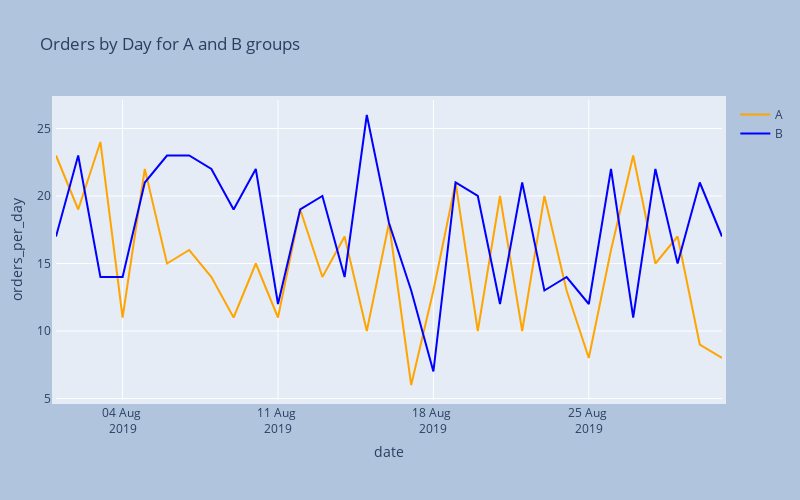

The code cell stored with this chart in its notebook:
### Markdown cell above
##### 3. Plot Orders by Day for group A and B.

### Code cell
# plot orders by day for A/B groups
fig = go.Figure()
fig.add_trace(go.Scatter(x = OrdersA['date'], 
                        y = OrdersA['orders_per_day'],
                    mode = 'lines',
                    name = 'A', line = dict(color = 'orange', width = 2 )))
fig.add_trace(go.Scatter(x = OrdersB['date'], 
                        y = OrdersB['orders_per_day'], 
                    mode = 'lines',
                    name = 'B', line = dict(color = 'blue', width = 2 )))

fig.update_layout(autosize = False, width = 800, height = 500, margin = dict(
        l = 50, r = 50, b = 100, t = 100, pad = 4), paper_bgcolor = 'LightSteelBlue',
                  xaxis_tickformat = '%d %b <br>%Y',
                  xaxis_title = 'date' 
                  )
# Customize y-axis label
fig.update_yaxes(title_text = 'orders_per_day')  # Add y-axis label
# Add title to the plot
fig.update_layout(title_text = 'Orders by Day for A and B groups')
fig.update_layout(
    showlegend = True)
fig.show()

### Figure 1 — Plotly figure (JSON) as saved in the notebook; plotly's stock layout.template omitted (floating-point values rounded to 4 significant figures)
{"data": [{"line": {"color": "orange", "width": 2}, "mode": "lines", "name": "A", "type": "scatter", "x": ["2019-08-01T00:00:00", "2019-08-02T00:00:00", "2019-08-03T00:00:00", "2019-08-04T00:00:00", "2019-08-05T00:00:00", "2019-08-06T00:00:00", "2019-08-07T00:00:00", "2019-08-08T00:00:00", "2019-08-09T00:00:00", "2019-08-10T00:00:00", "2019-08-11T00:00:00", "2019-08-12T00:00:00", "2019-08-13T00:00:00", "2019-08-14T00:00:00", "2019-08-15T00:00:00", "2019-08-16T00:00:00", "2019-08-17T00:00:00", "2019-08-18T00:00:00", "2019-08-19T00:00:00", "2019-08-20T00:00:00", "2019-08-21T00:00:00", "2019-08-22T00:00:00", "2019-08-23T00:00:00", "2019-08-24T00:00:00", "2019-08-25T00:00:00", "2019-08-26T00:00:00", "2019-08-27T00:00:00", "2019-08-28T00:00:00", "2019-08-29T00:00:00", "2019-08-30T00:00:00", "2019-08-31T00:00:00"], "y": [23, 19, 24, 11, 22, 15, 16, 14, 11, 15, 11, 19, 14, 17, 10, 18, 6, 13, 21, 10, 20, 10, 20, 13, 8, 16, 23, 15, 17, 9, 8]}, {"line": {"color": "blue", "width": 2}, "mode": "lines", "name": "B", "type": "scatter", "x": ["2019-08-01T00:00:00", "2019-08-02T00:00:00", "2019-08-03T00:00:00", "2019-08-04T00:00:00", "2019-08-05T00:00:00", "2019-08-06T00:00:00", "2019-08-07T00:00:00", "2019-08-08T00:00:00", "2019-08-09T00:00:00", "2019-08-10T00:00:00", "2019-08-11T00:00:00", "2019-08-12T00:00:00", "2019-08-13T00:00:00", "2019-08-14T00:00:00", "2019-08-15T00:00:00", "2019-08-16T00:00:00", "2019-08-17T00:00:00", "2019-08-18T00:00:00", "2019-08-19T00:00:00", "2019-08-20T00:00:00", "2019-08-21T00:00:00", "2019-08-22T00:00:00", "2019-08-23T00:00:00", "2019-08-24T00:00:00", "2019-08-25T00:00:00", "2019-08-26T00:00:00", "2019-08-27T00:00:00", "2019-08-28T00:00:00", "2019-08-29T00:00:00", "2019-08-30T00:00:00", "2019-08-31T00:00:00"], "y": [17, 23, 14, 14, 21, 23, 23, 22, 19, 22, 12, 19, 20, 14, 26, 18, 13, 7, 21, 20, 12, 21, 13, 14, 12, 22, 11, 22, 15, 21, 17]}], "layout": {"autosize": false, "height": 500, "margin": {"b": 100, "l": 50, "pad": 4, "r": 50, "t": 100}, "paper_bgcolor": "LightSteelBlue", "showlegend": true, "title": {"text": "Orders by Day for A and B groups"}, "width": 800, "xaxis": {"tickformat": "%d %b <br>%Y", "title": {"text": "date"}}, "yaxis": {"title": {"text": "orders_per_day"}}}}
